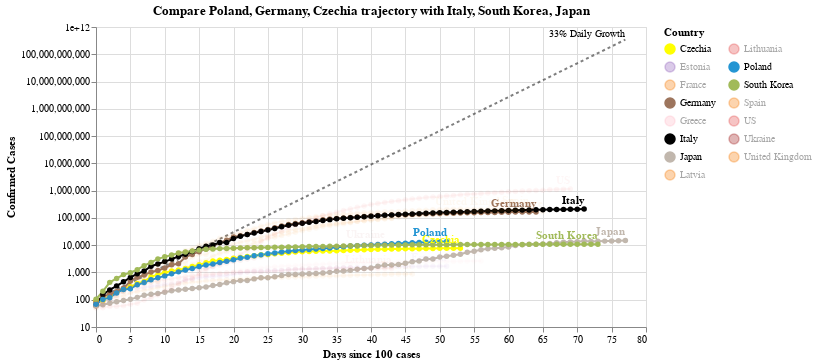

Notebook code for this chart:
### Code cell
#hide_input
chart2 = make_since_chart(['Poland', 'Germany', 'Czechia'])
chart2

### Figure 1 — Vega-Lite specification as saved in the notebook (floating-point values rounded to 4 significant figures; data arrays with more than 128 entries replaced by an {"elided": "..."} marker saying what was removed)
{"config": {"view": {"continuousWidth": 400, "continuousHeight": 300}}, "layer": [{"mark": {"type": "line", "color": "black", "opacity": 0.5, "strokeDash": [3, 3]}, "encoding": {"x": {"type": "quantitative", "field": "Days since 100 cases"}, "y": {"type": "quantitative", "field": "Confirmed Cases"}}}, {"mark": {"type": "text", "align": "right", "dy": -6, "fontSize": 10, "text": "33% Daily Growth"}, "encoding": {"x": {"type": "quantitative", "field": "Days since 100 cases"}, "y": {"type": "quantitative", "field": "Confirmed Cases"}}, "transform": [{"filter": "(datum['Days since 100 cases'] >= 77)"}]}, {"data": {"name": "data-320a4627f8a6ec28238f20deef5314bb"}, "mark": {"type": "line", "point": true}, "encoding": {"color": {"type": "nominal", "field": "Country", "legend": {"columns": 2}, "scale": {"domain": ["Czechia", "Estonia", "France", "Germany", "Greece", "Italy", "Japan", "Latvia", "Lithuania", "Poland", "South Korea", "Spain", "US", "Ukraine", "United Kingdom"], "range": ["yellow", "#9467bd", "#F58518", "#9D755D", "pink", "black", "#C1B7AD", "#F58518", "#E45756", "#2495D3", "#A1BA59", "#F58518", "#E45756", "brown", "#F58518"]}}, "opacity": {"condition": {"value": 1, "selection": "selector002"}, "value": 0.05}, "tooltip": [{"type": "nominal", "field": "Country"}, {"type": "temporal", "field": "Date"}, {"type": "quantitative", "field": "Confirmed Cases"}, {"type": "quantitative", "field": "Days since 100 cases"}], "x": {"type": "quantitative", "field": "Days since 100 cases"}, "y": {"type": "quantitative", "field": "Confirmed Cases", "scale": {"type": "log"}}}, "selection": {"selector002": {"type": "multi", "fields": ["Country"], "bind": "legend", "init": [{"Country": "Poland"}, {"Country": "Germany"}, {"Country": "Czechia"}, {"Country": "Italy"}, {"Country": "South Korea"}, {"Country": "Japan"}]}}, "width": 550}, {"data": {"name": "data-320a4627f8a6ec28238f20deef5314bb"}, "mark": {"type": "text", "align": "right", "dy": -8, "fontWeight": "bold"}, "encoding": {"color": {"type": "nominal", "field": "Country", "legend": {"columns": 2}, "scale": {"domain": ["Czechia", "Estonia", "France", "Germany", "Greece", "Italy", "Japan", "Latvia", "Lithuania", "Poland", "South Korea", "Spain", "US", "Ukraine", "United Kingdom"], "range": ["yellow", "#9467bd", "#F58518", "#9D755D", "pink", "black", "#C1B7AD", "#F58518", "#E45756", "#2495D3", "#A1BA59", "#F58518", "#E45756", "brown", "#F58518"]}}, "opacity": {"condition": {"value": 1, "selection": "selector002"}, "value": 0.05}, "text": {"type": "nominal", "field": "Country"}, "tooltip": [{"type": "nominal", "field": "Country"}, {"type": "temporal", "field": "Date"}, {"type": "quantitative", "field": "Confirmed Cases"}, {"type": "quantitative", "field": "Days since 100 cases"}], "x": {"type": "quantitative", "field": "Days since 100 cases"}, "y": {"type": "quantitative", "field": "Confirmed Cases", "scale": {"type": "log"}}}, "transform": [{"filter": "(datum['Date'] >= 1588464000000)"}], "width": 550}], "data": {"name": "data-f13e933dd0db30f333d211acdcb94d2e"}, "title": "Compare Poland, Germany, Czechia trajectory with Italy, South Korea, Japan", "$schema": "https://vega.github.io/schema/vega-lite/v4.0.2.json", "datasets": {"data-f13e933dd0db30f333d211acdcb94d2e": [{"Days since 100 cases": 0, "Confirmed Cases": 100.0}, {"Days since 100 cases": 1, "Confirmed Cases": 133.0}, {"Days since 100 cases": 2, "Confirmed Cases": 176.9}, {"Days since 100 cases": 3, "Confirmed Cases": 235.3}, {"Days since 100 cases": 4, "Confirmed Cases": 312.9}, {"Days since 100 cases": 5, "Confirmed Cases": 416.2}, {"Days since 100 cases": 6, "Confirmed Cases": 553.5}, {"Days since 100 cases": 7, "Confirmed Cases": 736.1}, {"Days since 100 cases": 8, "Confirmed Cases": 979.1}, {"Days since 100 cases": 9, "Confirmed Cases": 1302.0}, {"Days since 100 cases": 10, "Confirmed Cases": 1732.0}, {"Days since 100 cases": 11, "Confirmed Cases": 2303.0}, {"Days since 100 cases": 12, "Confirmed Cases": 3064.0}, {"Days since 100 cases": 13, "Confirmed Cases": 4074.0}, {"Days since 100 cases": 14, "Confirmed Cases": 5419.0}, {"Days since 100 cases": 15, "Confirmed Cases": 7207.0}, {"Days since 100 cases": 16, "Confirmed Cases": 9586.0}, {"Days since 100 cases": 17, "Confirmed Cases": 12750.0}, {"Days since 100 cases": 18, "Confirmed Cases": 16960.0}, {"Days since 100 cases": 19, "Confirmed Cases": 22550.0}, {"Days since 100 cases": 20, "Confirmed Cases": 29990.0}, {"Days since 100 cases": 21, "Confirmed Cases": 39890.0}, {"Days since 100 cases": 22, "Confirmed Cases": 53060.0}, {"Days since 100 cases": 23, "Confirmed Cases": 70560.0}, {"Days since 100 cases": 24, "Confirmed Cases": 93850.0}, {"Days since 100 cases": 25, "Confirmed Cases": 124800.0}, {"Days since 100 cases": 26, "Confirmed Cases": 166000.0}, {"Days since 100 cases": 27, "Confirmed Cases": 220800.0}, {"Days since 100 cases": 28, "Confirmed Cases": 293700.0}, {"Days since 100 cases": 29, "Confirmed Cases": 390600.0}, {"Days since 100 cases": 30, "Confirmed Cases": 519500.0}, {"Days since 100 cases": 31, "Confirmed Cases": 690900.0}, {"Days since 100 cases": 32, "Confirmed Cases": 918900.0}, {"Days since 100 cases": 33, "Confirmed Cases": 1222000.0}, {"Days since 100 cases": 34, "Confirmed Cases": 1625000.0}, {"Days since 100 cases": 35, "Confirmed Cases": 2162000.0}, {"Days since 100 cases": 36, "Confirmed Cases": 2875000.0}, {"Days since 100 cases": 37, "Confirmed Cases": 3824000.0}, {"Days since 100 cases": 38, "Confirmed Cases": 5086000.0}, {"Days since 100 cases": 39, "Confirmed Cases": 6764000.0}, {"Days since 100 cases": 40, "Confirmed Cases": 8996000.0}, {"Days since 100 cases": 41, "Confirmed Cases": 11970000.0}, {"Days since 100 cases": 42, "Confirmed Cases": 15910000.0}, {"Days since 100 cases": 43, "Confirmed Cases": 21170000.0}, {"Days since 100 cases": 44, "Confirmed Cases": 28150000.0}, {"Days since 100 cases": 45, "Confirmed Cases": 37440000.0}, {"Days since 100 cases": 46, "Confirmed Cases": 49790000.0}, {"Days since 100 cases": 47, "Confirmed Cases": 66230000.0}, {"Days since 100 cases": 48, "Confirmed Cases": 88080000.0}, {"Days since 100 cases": 49, "Confirmed Cases": 117100000.0}, {"Days since 100 cases": 50, "Confirmed Cases": 155800000.0}, {"Days since 100 cases": 51, "Confirmed Cases": 207200000.0}, {"Days since 100 cases": 52, "Confirmed Cases": 275600000.0}, {"Days since 100 cases": 53, "Confirmed Cases": 366600000.0}, {"Days since 100 cases": 54, "Confirmed Cases": 487500000.0}, {"Days since 100 cases": 55, "Confirmed Cases": 648400000.0}, {"Days since 100 cases": 56, "Confirmed Cases": 862400000.0}, {"Days since 100 cases": 57, "Confirmed Cases": 1147000000.0}, {"Days since 100 cases": 58, "Confirmed Cases": 1525000000.0}, {"Days since 100 cases": 59, "Confirmed Cases": 2029000000.0}, {"Days since 100 cases": 60, "Confirmed Cases": 2698000000.0}, {"Days since 100 cases": 61, "Confirmed Cases": 3589000000.0}, {"Days since 100 cases": 62, "Confirmed Cases": 4773000000.0}, {"Days since 100 cases": 63, "Confirmed Cases": 6348000000.0}, {"Days since 100 cases": 64, "Confirmed Cases": 8443000000.0}, {"Days since 100 cases": 65, "Confirmed Cases": 11230000000.0}, {"Days since 100 cases": 66, "Confirmed Cases": 14940000000.0}, {"Days since 100 cases": 67, "Confirmed Cases": 19860000000.0}, {"Days since 100 cases": 68, "Confirmed Cases": 26420000000.0}, {"Days since 100 cases": 69, "Confirmed Cases": 35140000000.0}, {"Days since 100 cases": 70, "Confirmed Cases": 46730000000.0}, {"Days since 100 cases": 71, "Confirmed Cases": 62150000000.0}, {"Days since 100 cases": 72, "Confirmed Cases": 82660000000.0}, {"Days since 100 cases": 73, "Confirmed Cases": 109900000000.0}, {"Days since 100 cases": 74, "Confirmed Cases": 146200000000.0}, {"Days since 100 cases": 75, "Confirmed Cases": 194500000000.0}, {"Days since 100 cases": 76, "Confirmed Cases": 258700000000.0}, {"Days since 100 cases": 77, "Confirmed Cases": 344000000000.0}], "data-320a4627f8a6ec28238f20deef5314bb": {"elided": "900 records"}}}
